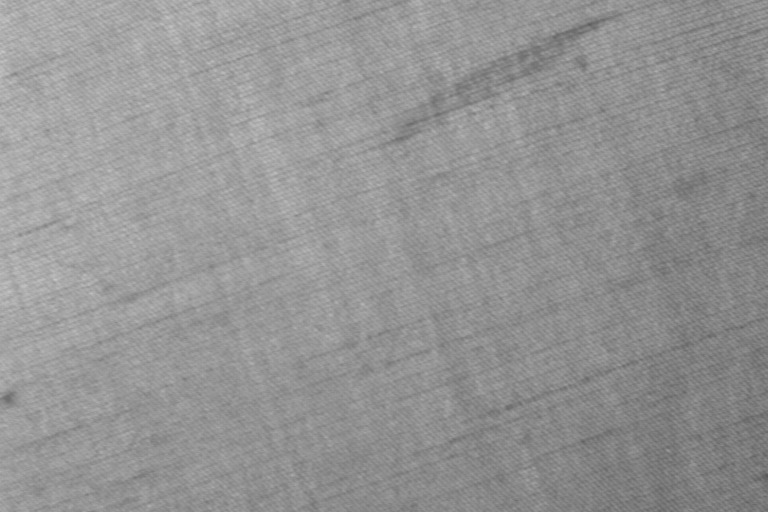
#> input picture data/obj/train/stain/c1r1e2n10.jpg, 768 x 512 px, found by its file name; its folder holds 4 pictures in this run
$ python histogram_equalizer.py
#> lines starting #> are read from the running program, lines starting #| are printed output that depends on the picture
import cv2
import numpy as np
import os

def load_images_from_folder(folder):
    images = []
    for filename in os.listdir(folder):
        if filename.endswith('.jpg'):
            img = cv2.imread(os.path.join(folder,filename),0)
            if img is not None:
                images.append(img)
    return images

def histogram_equilize(img):
    equ = cv2.equalizeHist(img)
    return equ

def contrast_limited_adaptive_histogram_equalization(img):
    clahe = cv2.createCLAHE(clipLimit=2.0, tileGridSize=(8,8))
    cl1 = clahe.apply(img)
    return cl1

# [5 lines of commented-out code are left out]

source_dir = '/home/primesh/darknet/data/obj_preprocessed/train/stain'
target_dir = source_dir
# target_dir = '/home/primesh/darknet/data/obj/valid/stain'

# source_dir = '/media/primesh/F4D0EA80D0EA4906/PROJECTS/Automation_challenge3/preprocessing/images/raw'
# target_dir = '/media/primesh/F4D0EA80D0EA4906/PROJECTS/Automation_challenge3/preprocessing/images/histogram_equalized'

for filename in os.listdir(source_dir):
    if filename.endswith('.jpg'):
        img = cv2.imread(os.path.join(source_dir,filename),0)
#> img is the input picture: shape (512, 768); min 87, max 199, mean 148.1
        if img is not None:
            # equ = histogram_equilize(img)
            clahe = contrast_limited_adaptive_histogram_equalization(img)
#> in contrast_limited_adaptive_histogram_equalization, `cl1 = clahe.apply(img)`:
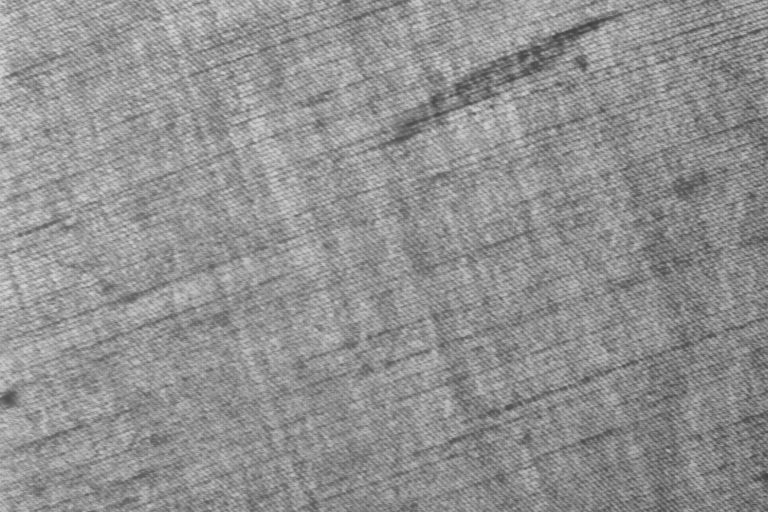
#> cl1: shape (512, 768); min 60, max 215, mean 145.2
            target_path = os.path.join(target_dir, filename)
            cv2.imwrite(target_path, clahe)
#> pass 2 of the loop `for filename in os.listdir(source_dir):`:
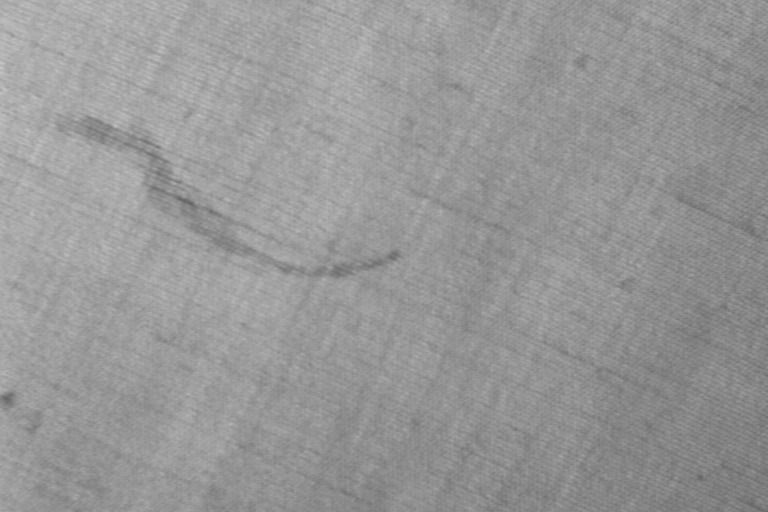
#> input picture data/obj/train/stain/c1r1e2n13.jpg, 768 x 512 px, found by its file name
#> img is the input picture: shape (512, 768); min 100, max 199, mean 151.1
#> in contrast_limited_adaptive_histogram_equalization (call 2), `cl1 = clahe.apply(img)`:
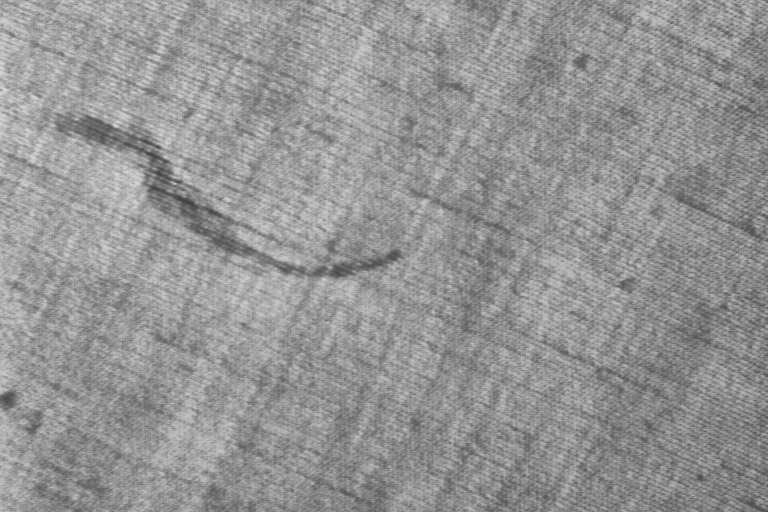
#> cl1: shape (512, 768); min 64, max 216, mean 148.3
#> pass 3 of the loop `for filename in os.listdir(source_dir):`:
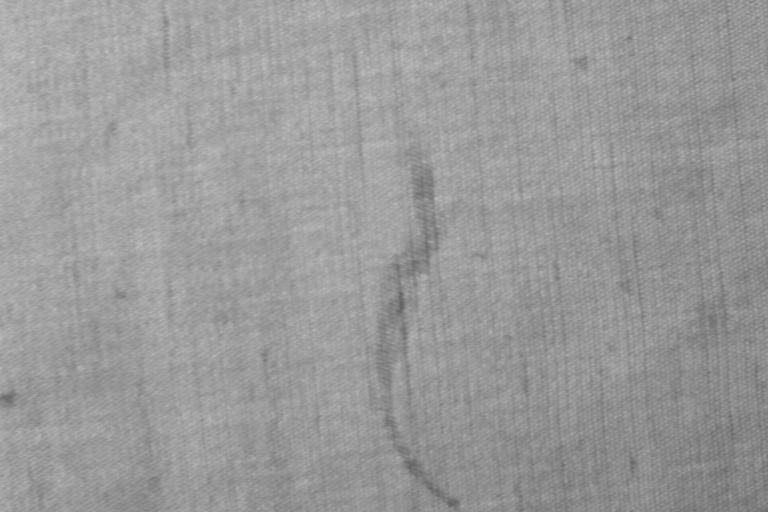
#> input picture data/obj/train/stain/c1r1e2n14.jpg, 768 x 512 px, found by its file name
#> img is the input picture: shape (512, 768); min 95, max 198, mean 154.1
#> in contrast_limited_adaptive_histogram_equalization (call 3), `cl1 = clahe.apply(img)`:
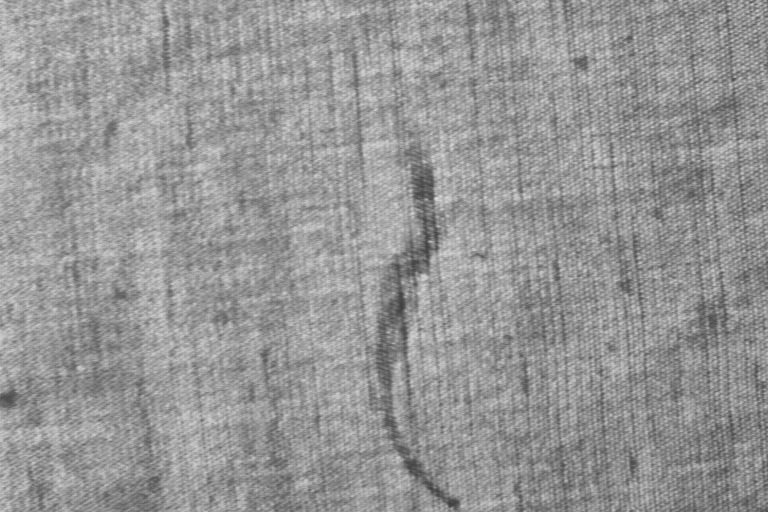
#> cl1: shape (512, 768); min 63, max 216, mean 150.2
#> the loop made 4 passes; the first 3 are shown
